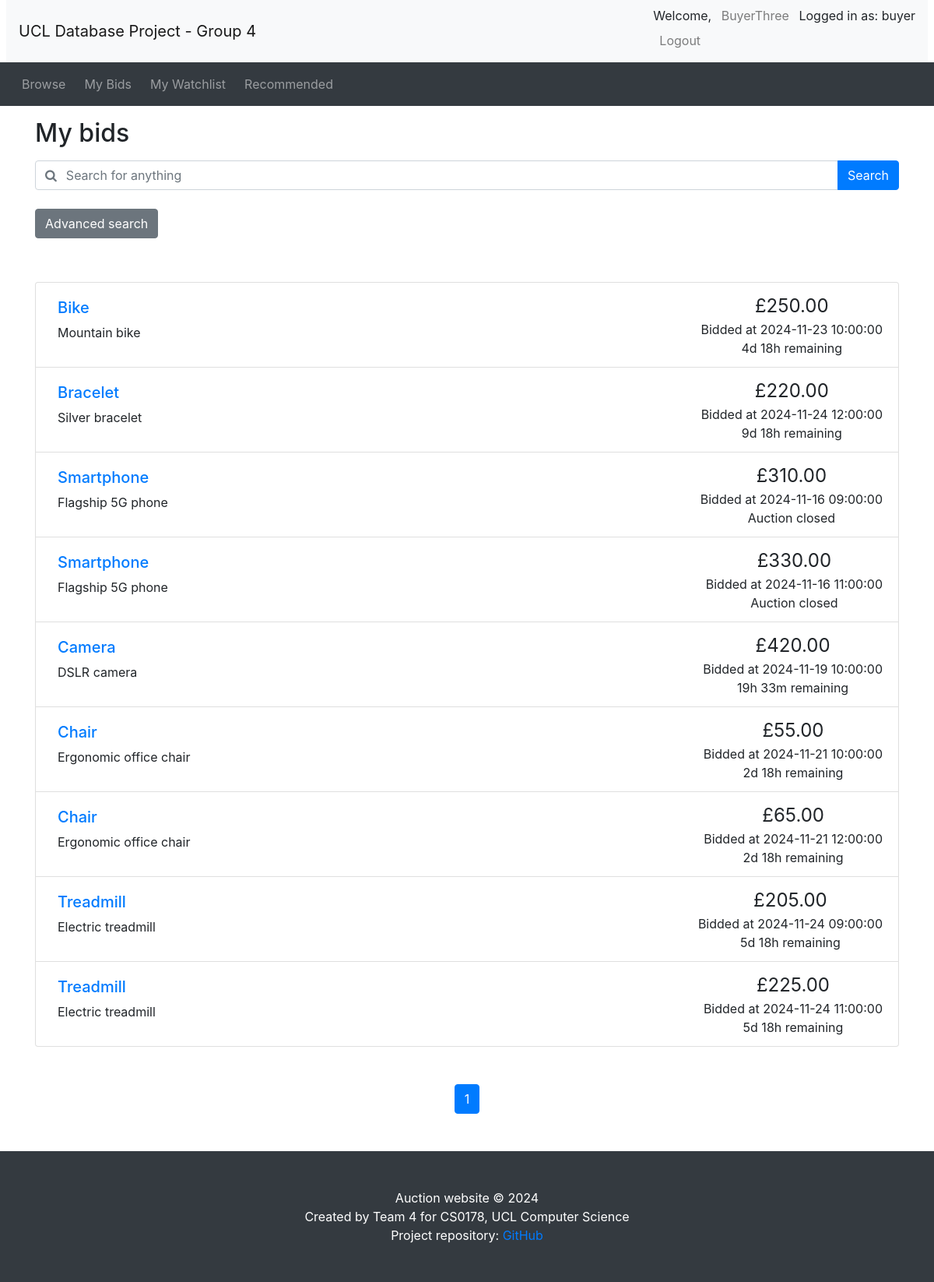
The app's page /mybids.php (signed in) with its own data.
### tables this page shows
CREATE TABLE `auctions` (
    `item_id` INT PRIMARY KEY AUTO_INCREMENT,
    `title` VARCHAR(50) UNIQUE NOT NULL,
    `details` TEXT,
    `category` VARCHAR(30) NOT NULL,
    `startPrice` DECIMAL(10, 2) NOT NULL,
    `reservePrice` DECIMAL(10, 2) DEFAULT 0,
    `startDate` DATETIME NOT NULL,
    `endDate` DATETIME NOT NULL,
    `seller_id` INT NOT NULL,
    `status` ENUM('active', 'closed', 'cancelled') NOT NULL DEFAULT 'active',
    FOREIGN KEY (`seller_id`) REFERENCES `seller` (`user_id`) ON DELETE CASCADE
);

### utilities.php (the view, shortened to what this page needs)
<?php
function display_time_remaining($interval)
{
    if ($interval->days == 0 && $interval->h == 0) {
        $time_remaining = $interval->format('%im %Ss');
    } else if ($interval->days == 0) {
        $time_remaining = $interval->format('%hh %im');
    } else {
        $time_remaining = $interval->format('%ad %hh');
    }
    return $time_remaining;
}
function print_bid_listing_li($item_id, $title, $desc, $bidPrice, $bidTime, $end_time, $status)
{
    if (strlen($desc) > 250) {
        $desc_shortened = substr($desc, 0, 250) . '...';
    } else {
        $desc_shortened = $desc;
    }
    if ($status == "cancelled") {
        $time_remaining = "Auction cancelled";
    } elseif ($status == "closed") {
        $time_remaining = "Auction closed";
    } else {
        $end_time = new DateTime($end_time);
        $now = new DateTime();
        if ($now > $end_time) {
            $time_remaining = 'Auction closed';
        } else {
            $time_to_end = date_diff($now, $end_time);
            $time_remaining = display_time_remaining($time_to_end) . ' remaining';
        }
    }
    echo ('
    <li class="list-group-item d-flex justify-content-between">
    <div class="p-2 mr-5"><h5><a href="listing.php?item_id=' . $item_id . '">' . $title . '</a></h5>' . $desc_shortened . '</div>
    <div class="text-center text-nowrap"><span style="font-size: 1.5em">£' . number_format($bidPrice, 2) . '</span><br/> Bidded at ' . $bidTime . '<br/>' . $time_remaining . '</div>
  </li>'
    );
}
?>

### mybids.php (shortened to what this page needs)
<?php include_once("header.php") ?>
<?php require("utilities.php") ?>
<div class="container">
    <h2 class="my-3">My bids</h2>
    <?php include_once "search_bar.php" ?>
</div>
<?php
if (!isset($_GET['page'])) {
    $curr_page = 1;
} else {
    $curr_page = (int)$_GET['page'];
}
$buyer_id = $_SESSION['user_id'];
$sql = "SELECT auctions.item_id, auctions.title, auctions.details, auctions.endDate, auctions.status, b.bidTime, b.bidPrice
        FROM (SELECT item_id, bidTime, bidPrice FROM bids WHERE bids.buyer_id = $buyer_id) as b
        INNER JOIN auctions
        ON b.item_id = auctions.item_id";
$result = mysqli_query($con, $sql);
   $num_results = mysqli_num_rows($result);
   $results_per_page = 10;
   $max_page = ceil($num_results / $results_per_page);
?>
<div class="container mt-5">
    <ul class="list-group">
        <?php
        $sql .= " LIMIT " . (($curr_page - 1) * $results_per_page) . ", $results_per_page";
        $result = mysqli_query($con, $sql);
        while ($fetch = mysqli_fetch_array($result)) {
            $item_id = $fetch['item_id'];
            $title = $fetch['title'];
            $description = $fetch['details'];
            $end_date = $fetch['endDate'];
            $bidPrice = $fetch['bidPrice'];
            $bidTime = $fetch['bidTime'];
            $status = $fetch['status'];
            print_bid_listing_li($item_id, $title, $description, $bidPrice, $bidTime, $end_date, $status);
        }
        ?>
    </ul>
    <nav aria-label="Search results pages" class="mt-5">
        <ul class="pagination justify-content-center">
            <?php
            $querystring = "";
            $high_page_boost = max(3 - $curr_page, 0);
            $low_page_boost = max(2 - ($max_page - $curr_page), 0);
            $low_page = max(1, $curr_page - 2 - $low_page_boost);
            $high_page = min($max_page, $curr_page + 2 + $high_page_boost);
            for ($i = $low_page; $i <= $high_page; $i++) {
                if ($i == $curr_page) {
                    echo ('
    <li class="page-item active">');
                } else {
                    echo ('
    <li class="page-item">');
                }
                echo ('
      <a class="page-link" href="mybids.php?' . $querystring . 'page=' . $i . '">' . $i . '</a>
    </li>');
            }
            ?>
        </ul>
    </nav>
</div>
<?php include_once("footer.php") ?>

### records on screen
auctions: title "Bike", details "Mountain bike", bidPrice "250.00", bidTime "2024-11-23 10:00:00", endDate "4d 18h remaining"
auctions: title "Bracelet", details "Silver bracelet", bidPrice "220.00", bidTime "2024-11-24 12:00:00", endDate "9d 18h remaining"
auctions: title "Smartphone", details "Flagship 5G phone", bidPrice "310.00", bidTime "2024-11-16 09:00:00", endDate "Auction closed", bidPrice "330.00", bidTime "2024-11-16 11:00:00"
auctions: title "Camera", details "DSLR camera", bidPrice "420.00", bidTime "2024-11-19 10:00:00", endDate "19h 33m remaining"
auctions: title "Chair", details "Ergonomic office chair", bidPrice "55.00", bidTime "2024-11-21 10:00:00", endDate "2d 18h remaining", bidPrice "65.00", bidTime "2024-11-21 12:00:00"
auctions: title "Treadmill", details "Electric treadmill", bidPrice "205.00", bidTime "2024-11-24 09:00:00", endDate "5d 18h remaining", bidPrice "225.00", bidTime "2024-11-24 11:00:00"

### other values on screen
$_SESSION['username'] "BuyerThree"
$_SESSION['account_type'] "buyer"
